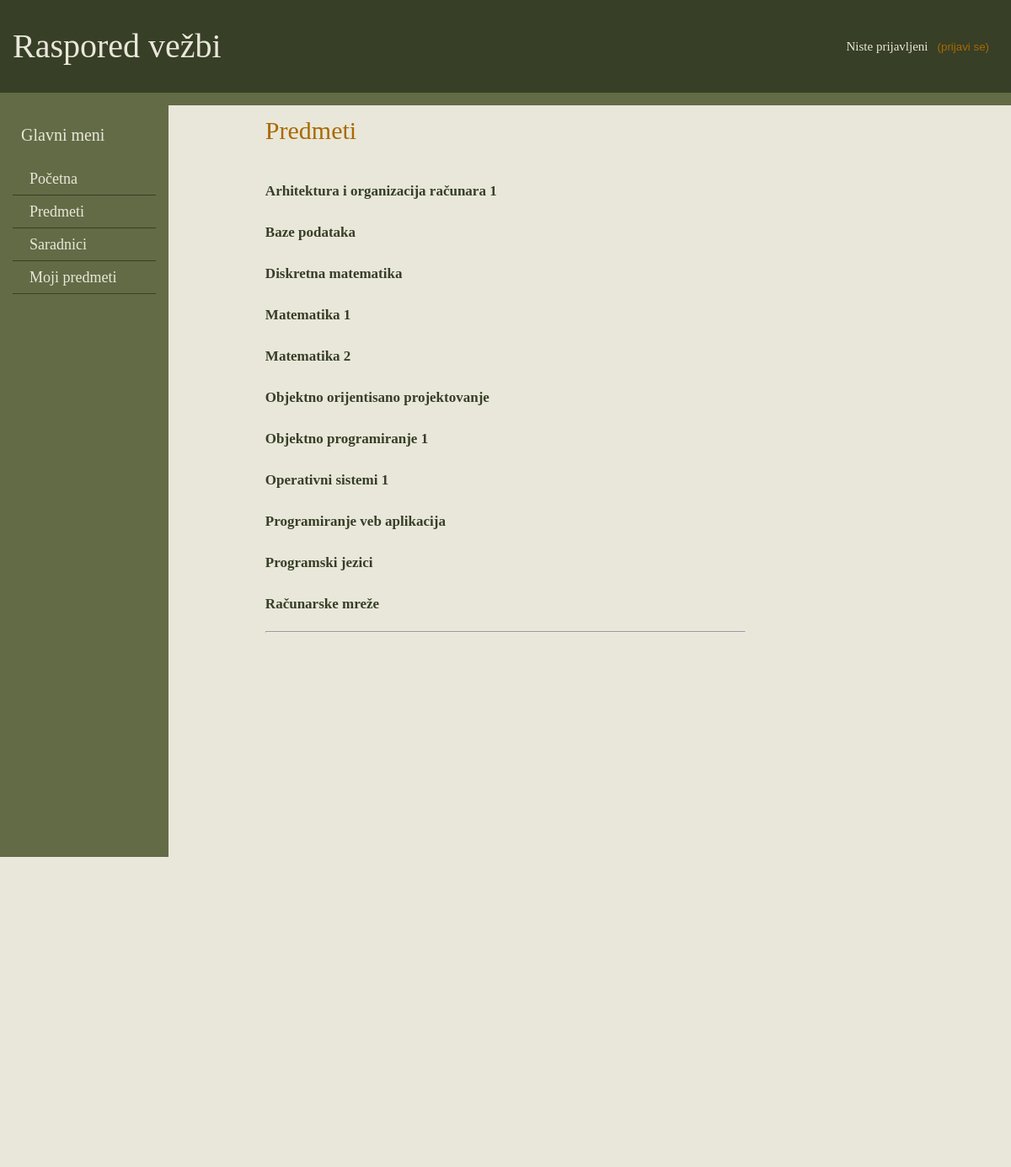
The app's page /predmeti.php, older data.
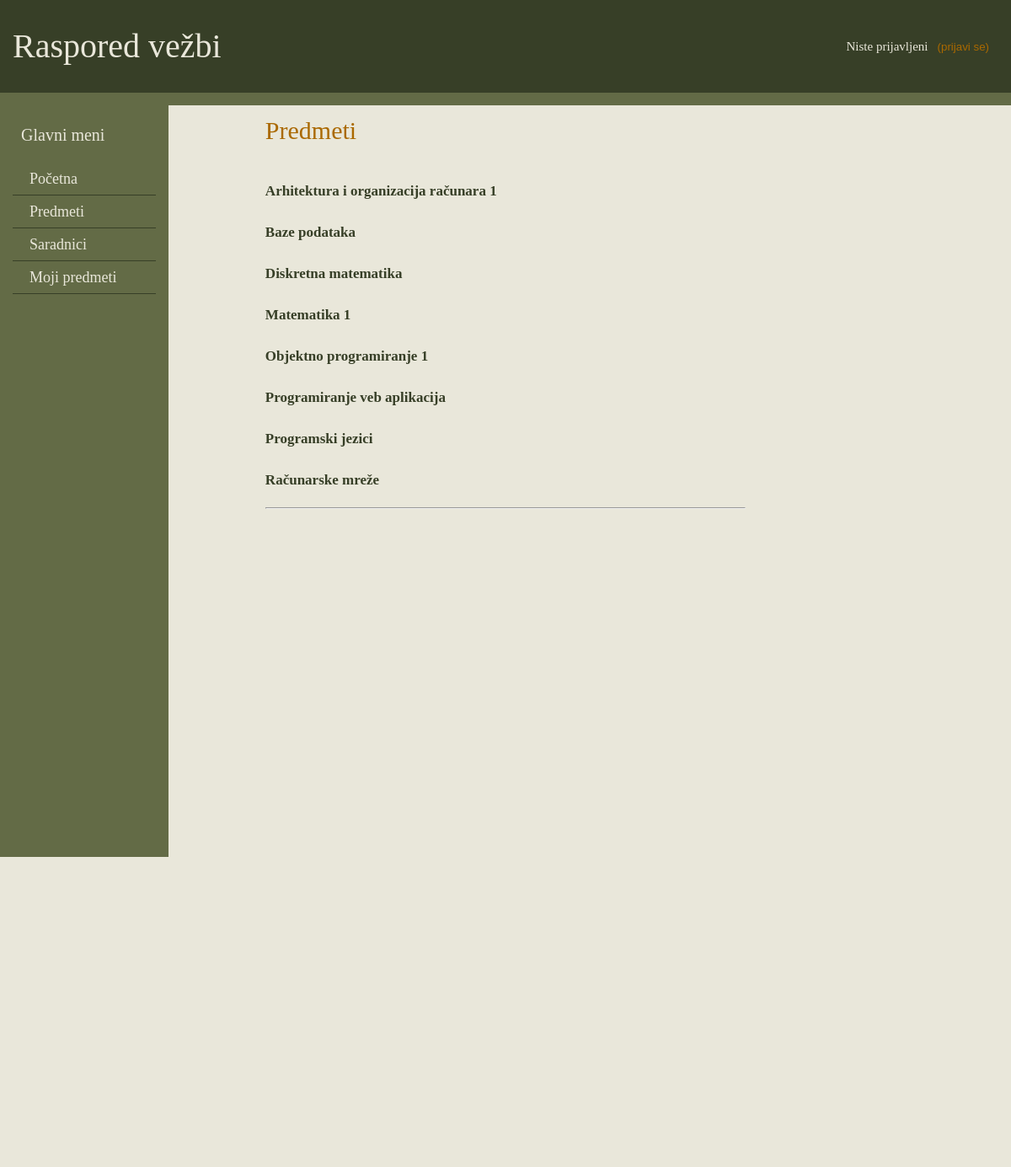
The same page, newer data.
### tables this page shows
CREATE TABLE `predmeti` (
  `id` int(11) NOT NULL,
  `naziv` varchar(100) NOT NULL,
  `opis` text,
  `lab` int(11) NOT NULL
);

### Konekcija.php (called while the page is built, shortened)
<?php
class Konekcija
{
    private $con;
    private static $pok;
    private function __construct()
    {
        $host = DB_HOST;
        $user = DB_USER;
        $name = DB_NAME;
        $pass = DB_PASS;
        $this->con = @mysqli_connect($host, $user, $pass, $name)
        OR
        die('Konekcija sa bazom nije uspela' . mysqli_connect_error());
        mysqli_set_charset($this->con, 'utf8');
    }
    public static function pokazivacKon(){
        if( self::$pok ==null )
            self::$pok = new Konekcija();
        return self::$pok;
    }
    public function getKonekcija()
    {
        return $this->con;
    }
    public static function upit($query){
        return   Konekcija::pokazivacKon()->getKonekcija()->query($query);
    }
    public static function prazna($result){
        if($result->num_rows===0)
            return 0;
        else
            return 1;
    }
}

### Predmet.php (the view, shortened to what this page needs)
<?php
include_once 'Konekcija.php';
class Predmet
{
    public static function listajPredmet(){
        $qry="SELECT id, naziv  FROM predmeti where 1";
        $result=Konekcija::upit($qry);
        $error="Trenutno ne postoji nijedan predmet, pogledajte kasnije";
        $valid=Konekcija::prazna($result);
        if($valid==1){
            while($row=$result->fetch_assoc()){
                $id=$row['id'];
                $name=$row['naziv'];
               self::pisiListu($id, $name);
            }
        }
        else echo '<br><br><h3>'.$error.'</h3>';
    }
    public static function pisiListu($id,$name){
        echo '<br><li class="lista"><a href="stranapredmeta.php?id='.$id.'">'.$name.'</a></li><br>';
    }
}

### valicacija.php (shortened to what this page needs)
<?php
if(!isset($_SESSION['tip'])){
    $status="Niste prijavljeni";
    $name="<button id=\"toggle\" onclick=\"prikazi()\">(prijavi se)</button>";
}

### templates/header.php (shortened to what this page needs)
<!DOCTYPE html>
<html xmlns="http://www.w3.org/1999/xhtml">
<head>
    <link  rel="stylesheet" type="text/css" href="./css/style.css">
    <link rel="stylesheet" type="text/css" href="./css/grid.css">
</head>
<body>
<div class="row" id="baner">
    <div class="col-6">
        <header >
            <h1>Raspored vežbi</h1>
        </header>
    </div>
    <div class="col-6">
        <nav>
            <ul>
                <li><?php echo $status ?></li>
                <li id="prijava">
                    <?php echo $name ?>
                </li>
            </ul>
        </nav>
    </div>
</div>

### templates/left.php
<div class="row" id="sadrzaj">
    <div class="col-2" id="panel">
        <div id="meni">
            <ul>
                <li id="glavni">Glavni meni</li>
                <br>
                <li><a href="index.php"> Početna</a></li>
                <li><a href="predmeti.php">Predmeti</a></li>
                <li><a href="saradnici.php">Saradnici</a></li>
                <li><a href="moji.php">Moji predmeti</a></li>
            </ul>
        </div>
    </div>
    <div class="col-1"></div>

### predmeti.php (shortened to what this page needs)
<?php
include_once 'Predmet.php';
$page_title="Predmeti";
include_once 'valicacija.php';
include_once 'templates/header.php';
include_once 'templates/left.php';
echo "<div class=\"col-6\">";
echo "<h3>".$page_title."</h3><br><br>";
echo '<div id="listaP">';
Predmet::listajPredmet();
echo '</div>';
echo "<hr>";
echo "</div>";
include_once 'templates/right.php';
include_once 'templates/footer.php';
?>

### templates/right.php (shortened to what this page needs)
<div class="col-3" id="desni">
</div>
</div>

### templates/footer.php (shortened to what this page needs)
<footer>
    <div class="row">
        <p class="col-12 black">
        </p>
    </div>
</footer>
</body>
</html>

### css/style.css (style rules this page uses)
html, body, div, span, applet, object, iframe, h1, h2, h3, h4, h5, h6, p, blockquote, pre, a, abbr, acronym, address, big, cite, code, del, dfn, em, img, ins, kbd, q, s, samp, small, strike, strong, sub, sup, tt, var, b, u, i, center, dl, dt, dd, ol, ul, li, fieldset, form, label, legend, table, caption, tbody, tfoot, thead, tr, th, td, article, aside, canvas, details, embed, figure, figcaption, footer, header, menu, nav, output, ruby, section, summary, time, mark, audio, video { margin: 0; padding: 0; border: 0; font-size: 100%; font: inherit; vertical-align: baseline; }
article, aside, details, figcaption, figure, footer, header, menu, nav, section { display: block; }
body { line-height: 1; }
ol, ul { list-style: none; }
body { padding:0; margin:0; background-color:#e9e7da ; color: #AA6900; }
#baner { background: url(../img/baner.png) repeat-x; color:#e9e7da; font-size: 40px; width:100%; min-height:125px; line-height: 80px; }
nav { float:right; color:#e9e7da; font-size:15px; }
nav ul li { float:left; padding-right:5px; }
#prijava { color:#AA6900; }
#panel { position:relative; left:0; height:100%; color:#e9e7da; top:0; background-color: #636b46; }
#meni { width:auto; min-height: 1200px; height: 100%; font-size:18px; }
#panel ul li:first-child { border-bottom:none; padding-bottom:5px; color:#e9e7da; font-size:20px; }
#panel ul li { padding:10px; color:#e9e7da; border-bottom:1px solid #373f27; }
#panel ul li a { text-decoration: none; padding:10px; color:#e9e7da; }
#desni { position: relative; right:0; }
#toggle { border:none; background-color: transparent; color:#AA6900; }
h3 { font-size:30px; }
.lista { list-style-type: none; }
.lista a { text-decoration: none; color:#373f27; font-size:17px; font-weight: bold; }
.black { background-color:black; line-height:10px; height:10px; position:absolute; font-size:12px; text-align: center; }

### css/grid.css (style rules this page uses)
html { box-sizing: border-box; }
*,*:before,*:after { box-sizing: inherit; }
.col-1 { width:8.33%; }
.col-2 { width:16.66%; }
.col-3 { width:25%; }
.col-6 { width:50%; }
.col-12 { width:100%; }
[class*="col-"] { float:left; padding:15px; }
.row::after { content:" "; clear: both; display:block; }

Row changes from the older to the newer data that the page shows:
removed predmeti: naziv "Matematika 2"
removed predmeti: naziv "Objektno orijentisano projektovanje"
removed predmeti: naziv "Operativni sistemi 1"
